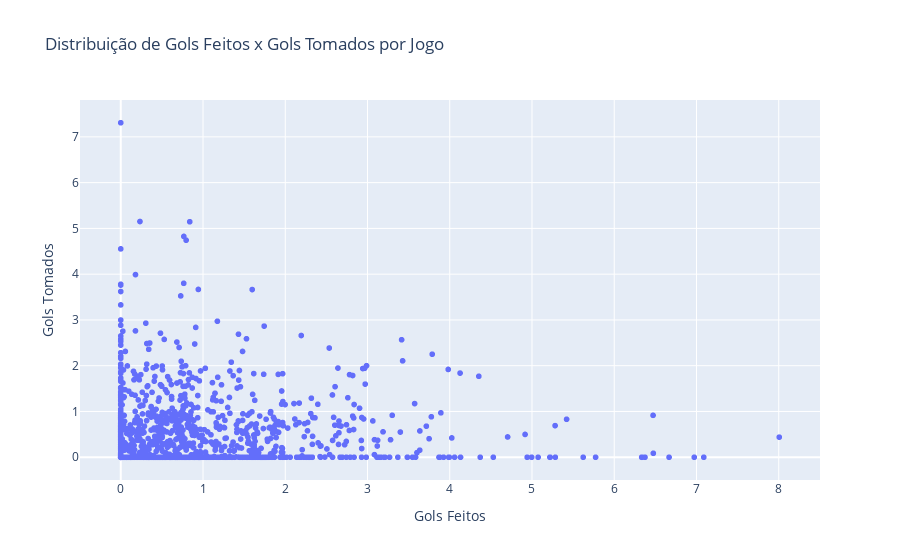

Source (notebook cell):
### Code cell
#### solução com plotly

fig = px.scatter(gols, x='gols_1', y='gols_2', title='Distribuição de Gols Feitos x Gols Tomados por Jogo')
fig.update_layout(
    xaxis_title='Gols Feitos',
    yaxis_title='Gols Tomados',
    grid=dict(),
)
fig.show()

### Figure 1 — Plotly figure (JSON) as saved in the notebook; plotly's stock layout.template omitted (floating-point values rounded to 4 significant figures; data arrays with more than 128 entries replaced by an {"elided": "..."} marker saying what was removed)
{"data": [{"hovertemplate": "gols_1=%{x}<br>gols_2=%{y}<extra></extra>", "legendgroup": "", "marker": {"color": "#636efa", "symbol": "circle"}, "mode": "markers", "name": "", "showlegend": false, "type": "scattergl", "x": {"elided": "1312 float values"}, "xaxis": "x", "y": {"elided": "1312 float values"}, "yaxis": "y"}], "layout": {"legend": {"tracegroupgap": 0}, "title": {"text": "Distribuição de Gols Feitos x Gols Tomados por Jogo"}, "xaxis": {"anchor": "y", "domain": [0, 1], "title": {"text": "Gols Feitos"}}, "yaxis": {"anchor": "x", "domain": [0, 1], "title": {"text": "Gols Tomados"}}}}
